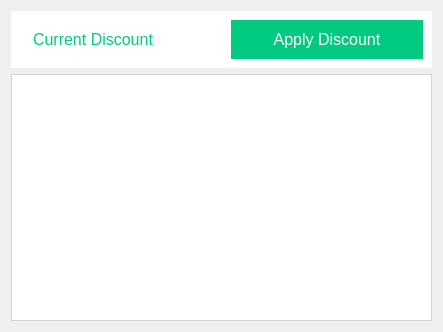
<?xml version="1.0" encoding="UTF-8"?>
<ui version="4.0">
 <class>CheckDiscount</class>
 <widget class="QDialog" name="CheckDiscount">
  <property name="geometry">
   <rect>
    <x>0</x>
    <y>0</y>
    <width>443</width>
    <height>332</height>
   </rect>
  </property>
  <property name="windowTitle">
   <string>Live Discount</string>
  </property>
  <property name="windowIcon">
   <iconset>
    <normalon>:/resources/promotion-icons/discount.svg</normalon>
   </iconset>
  </property>
  <layout class="QHBoxLayout" name="horizontalLayout">
   <item>
    <layout class="QVBoxLayout" name="verticalLayout">
     <item>
      <widget class="QFrame" name="horizontalFrame">
       <property name="sizePolicy">
        <sizepolicy hsizetype="Preferred" vsizetype="Fixed">
         <horstretch>0</horstretch>
         <verstretch>0</verstretch>
        </sizepolicy>
       </property>
       <property name="styleSheet">
        <string notr="true">background-color: rgb(255, 255, 255);</string>
       </property>
       <layout class="QHBoxLayout" name="horizontalLayout_2">
        <item>
         <widget class="QLabel" name="label_2">
          <property name="sizePolicy">
           <sizepolicy hsizetype="Fixed" vsizetype="Preferred">
            <horstretch>0</horstretch>
            <verstretch>0</verstretch>
           </sizepolicy>
          </property>
          <property name="text">
           <string/>
          </property>
          <property name="pixmap">
           <pixmap resource="resources.qrc">:/resources/promotion-icons/discount.svg</pixmap>
          </property>
         </widget>
        </item>
        <item>
         <widget class="QLabel" name="label">
          <property name="sizePolicy">
           <sizepolicy hsizetype="Preferred" vsizetype="Fixed">
            <horstretch>0</horstretch>
            <verstretch>0</verstretch>
           </sizepolicy>
          </property>
          <property name="font">
           <font>
            <pointsize>12</pointsize>
           </font>
          </property>
          <property name="styleSheet">
           <string notr="true">color: rgb(0, 202, 128);</string>
          </property>
          <property name="text">
           <string>Current Discount</string>
          </property>
         </widget>
        </item>
        <item>
         <widget class="QPushButton" name="apply_discount_btn">
          <property name="font">
           <font>
            <pointsize>12</pointsize>
           </font>
          </property>
          <property name="styleSheet">
           <string notr="true">QPushButton{
border:none;
color: rgb(255, 255, 255);
background-color: #00CA80;
padding:10px;
}
QPushButton:hover{
background-color: rgb(0, 147, 93);
}</string>
          </property>
          <property name="text">
           <string>Apply Discount</string>
          </property>
         </widget>
        </item>
       </layout>
      </widget>
     </item>
     <item>
      <widget class="QTableWidget" name="tableWidget">
       <property name="styleSheet">
        <string notr="true">QTableView {
    border: 1px solid #d3d3d3;  /* Border around the entire table */
    selection-background-color: #a1c4fd;  /* Background color for selected cells */
    selection-color: white;  /* Text color for selected cells */
    alternate-background-color: #f2f2f2;  /* Background color for alternate rows */
    gridline-color: #cccccc;  /* Color of gridlines separating cells */
    background-color: #ffffff;  /* Background color of the table */
}

/* Styling for individual cells */
QTableView::item {
    padding: 2px;  /* Padding inside each cell */
	font-size:12px;
    color: black;  /* Default text color */
    background-color: white;  /* Default background color of cells */
}

/* Styling for selected cells */
QTableView::item:selected {
    background-color: rgb(0, 202, 128);  /* Background color for selected cells */
    color: white;  /* Text color for selected cells */
}

/* Row Styling (for alternate rows) */
QTableView::item:alternate {
    background-color: #f9f9f9;  /* Background color for alternate rows */
}

/* Styling for header cells */
QHeaderView::section {
    background-color: #2c3e50;  /* Header background color */
    color: white;  /* Header text color */
    padding: 5px;  /* Padding for header cells */
    font-weight: bold;  /* Bold font for header text */
    text-align: center;  /* Center-align header text */
}

/* Header horizontal lines */
QHeaderView::section:horizontal {
    border-right: 1px solid #d3d3d3;  /* Border between header cells */
}

/* For sorting indicators in the header */
QHeaderView::indicator:checked {
    background-color: #0078d4;  /* Sorting indicator background color */
}
</string>
       </property>
      </widget>
     </item>
    </layout>
   </item>
  </layout>
 </widget>
 <resources>
  <include location="resources.qrc"/>
 </resources>
 <connections/>
</ui>
